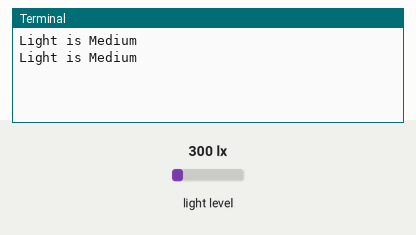
This program was run on a simulated Raspberry Pi (BCM pin numbers). Shown: the last lines printed to the terminal. The test bench sets the inputs (shaded band); at power-on: light level 300 lx.

Above: at 1.2 s.
1.3 s: light level set to 40 lx
At 2.4 s:
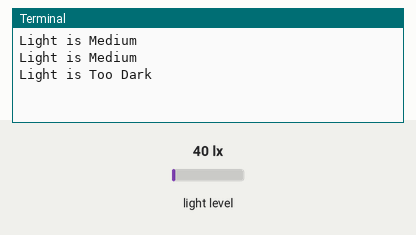
3.5 s: light level set to 500 lx
At 4.8 s:
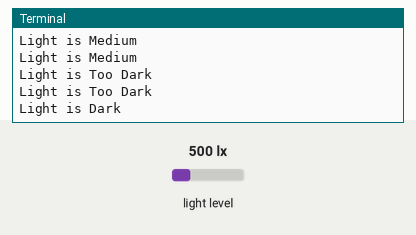
5.5 s: light level set to 1000 lx
At 6.8 s:
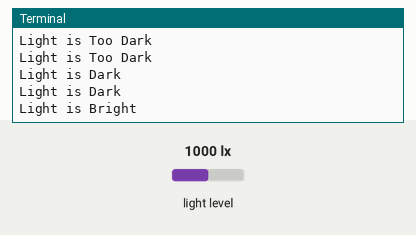

Measured:
- after the input at 1.3 s, the terminal: prints a new line after 0.71 s (image 1)
- after the input at 3.5 s, the terminal: prints a new line after 0.52 s (image 2)
- after the input at 5.5 s, the terminal: prints a new line after 0.52 s (image 3)

The program:

program.py
```python
import smbus
import time

TIME_BETWEEN_READINGS = 1
TOO_BRIGHT = 200
BRIGHT = 150
MEDIUM = 100
DARK = 50
TOO_DARK = 30
SENSOR = 0x23

CONTINUOS_HIG_RES_MODE = 0x13

bus = smbus.SMBus(1)

def getLightReading():
    reading = bus.read_i2c_block_data(SENSOR, CONTINUOS_HIG_RES_MODE)
    return reading[1]

def getBrightnessRanking(lux):
    if lux > TOO_BRIGHT:
        return "Too Bright"
    elif lux > BRIGHT:
        return "Bright"
    elif lux > MEDIUM:
        return "Medium"
    elif lux > DARK:
        return "Dark"
    else:
        return "Too Dark"

def main():
    while True:
        lightLevel = getLightReading()
        print("Light is " + getBrightnessRanking(lightLevel))
        time.sleep(TIME_BETWEEN_READINGS)

if __name__ == "__main__":
    main()
```
